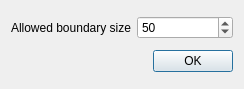
<?xml version="1.0" encoding="UTF-8"?>
<ui version="4.0">
 <class>DialogSurfaceMeshHoleFilling</class>
 <widget class="QDialog" name="DialogSurfaceMeshHoleFilling">
  <property name="geometry">
   <rect>
    <x>0</x>
    <y>0</y>
    <width>244</width>
    <height>89</height>
   </rect>
  </property>
  <property name="windowTitle">
   <string>Surface Sampling</string>
  </property>
  <layout class="QVBoxLayout" name="verticalLayout">
   <item>
    <layout class="QHBoxLayout" name="horizontalLayout">
     <item>
      <widget class="QLabel" name="labelAllowedBoundarySize">
       <property name="text">
        <string>Allowed boundary size</string>
       </property>
      </widget>
     </item>
     <item>
      <widget class="QSpinBox" name="spinBoxAllowedBoundarySize">
       <property name="minimum">
        <number>3</number>
       </property>
       <property name="maximum">
        <number>9999999</number>
       </property>
       <property name="value">
        <number>50</number>
       </property>
      </widget>
     </item>
    </layout>
   </item>
   <item>
    <layout class="QHBoxLayout" name="horizontalLayout_2">
     <item>
      <spacer name="horizontalSpacer_3">
       <property name="orientation">
        <enum>Qt::Horizontal</enum>
       </property>
       <property name="sizeHint" stdset="0">
        <size>
         <width>0</width>
         <height>0</height>
        </size>
       </property>
      </spacer>
     </item>
     <item>
      <widget class="QPushButton" name="okButton">
       <property name="text">
        <string>OK</string>
       </property>
       <property name="default">
        <bool>true</bool>
       </property>
      </widget>
     </item>
    </layout>
   </item>
  </layout>
 </widget>
 <tabstops>
  <tabstop>spinBoxAllowedBoundarySize</tabstop>
  <tabstop>okButton</tabstop>
 </tabstops>
 <resources/>
 <connections/>
</ui>
